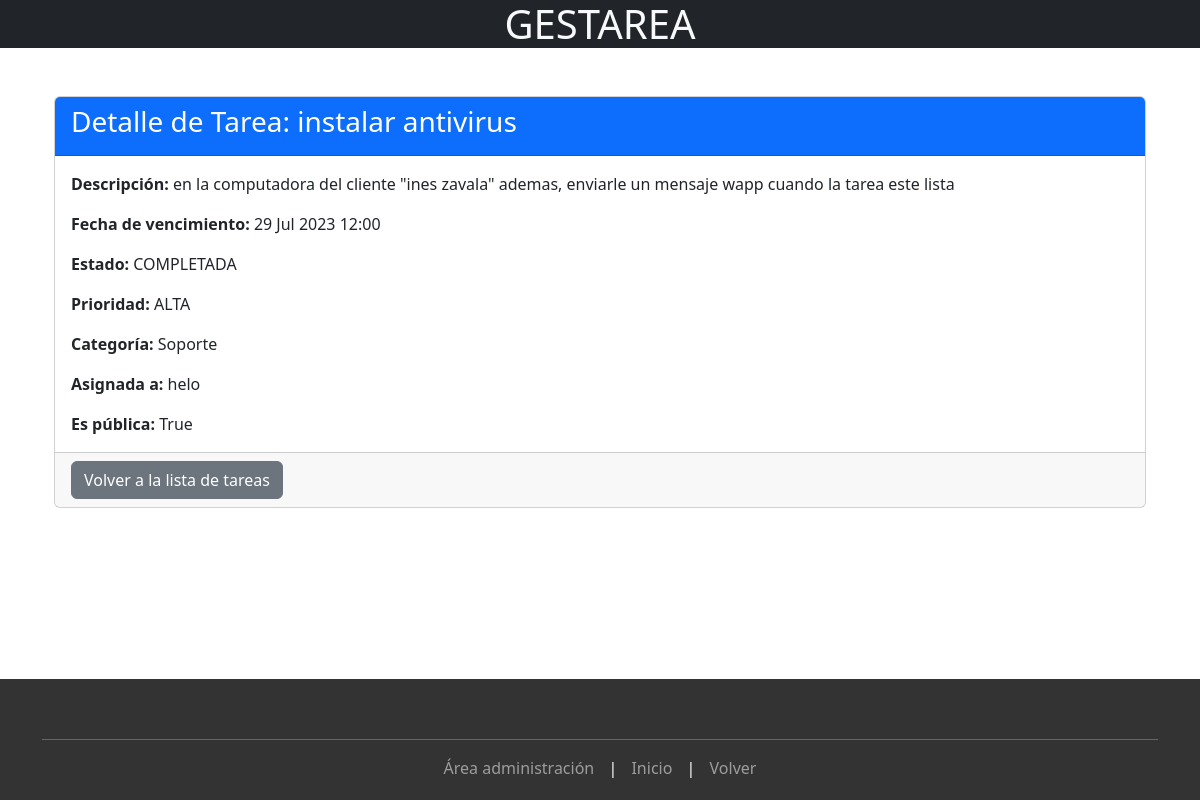
Before: /tareas/1/ with the older database file.
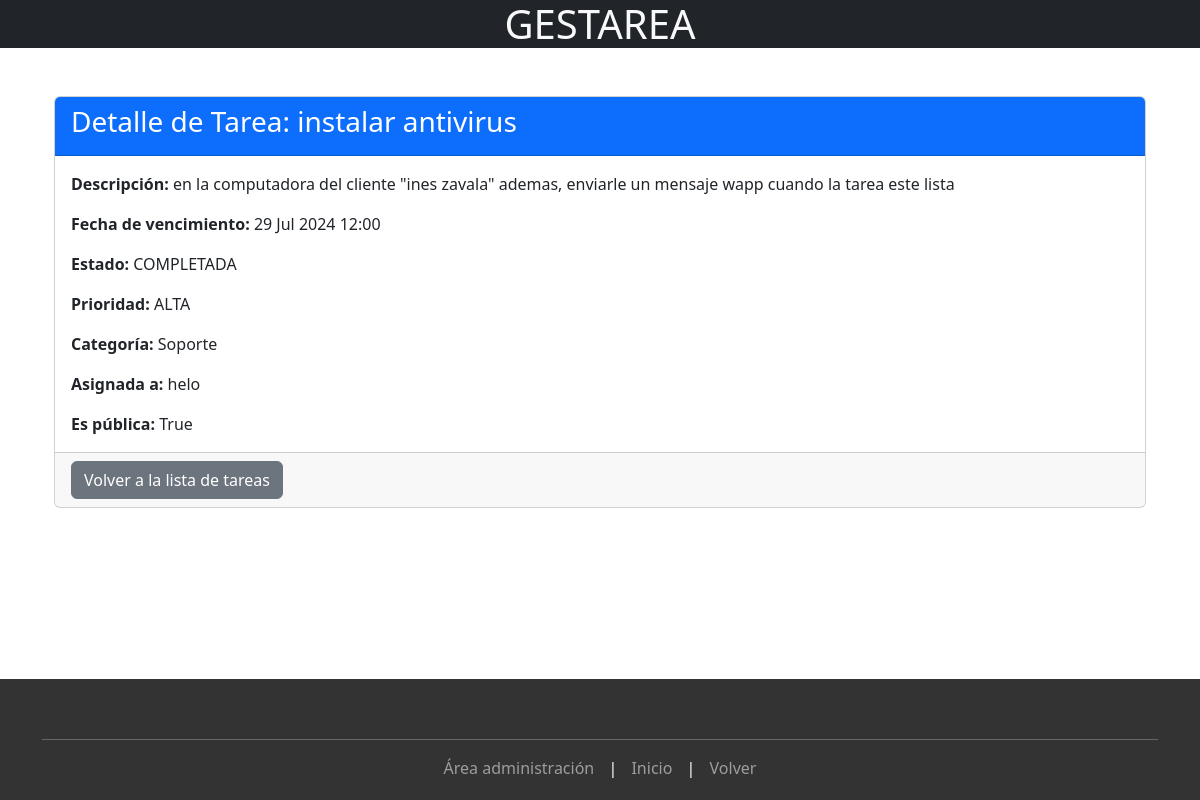
After: the same page with the newer database file.
### tareas/models.py (models this page shows, shortened)
class Tarea(models.Model):
    OPCIONES_ESTADO = (
        ('PENDIENTE', 'Pendiente'),
        ('EN_PROGRESO', 'En Progreso'),
        ('COMPLETADA', 'Completada'),
    )
    OPCIONES_PRIORIDAD = (
        ('BAJA', 'Baja'),
        ('MEDIA', 'Media'),
        ('ALTA', 'Alta'),
    )
    nombre = models.CharField(max_length=200)
    descripcion = models.TextField()
    fecha_vencimiento = models.DateTimeField()
    estado = models.CharField(max_length=12, choices=OPCIONES_ESTADO, default='PENDIENTE')
    prioridad = models.CharField(max_length=6, choices=OPCIONES_PRIORIDAD, default='MEDIA')
    categoria = models.ForeignKey(Categoria, on_delete=models.CASCADE)
    asignada_a = models.ForeignKey(User, on_delete=models.CASCADE, related_name='tareas_asignadas')
    es_publica = models.BooleanField(default=False)

class Categoria(models.Model):
    nombre = models.CharField(max_length=200)

### tareas/views.py (the view)
# urls.py: path('tareas/<int:id_tarea>/', views.detalle_tarea, name='detalle_tarea'),
def detalle_tarea(request, id_tarea):
    tarea = get_object_or_404(Tarea, id=id_tarea)
    return render(request, 'tareas/detalle_tarea.html', {'tarea': tarea})

### tareas/templates/tareas/detalle_tarea.html
{% extends "base_generic.html" %}
{% block content %}
<div class="container mt-5">
    <div class="card">
        <div class="card-header bg-primary text-white">
            <h1 class="h3">Detalle de Tarea: {{ tarea.nombre }}</h1>
        </div>
        <div class="card-body">
            <p class="card-text"><strong>Descripción:</strong> {{ tarea.descripcion }}</p>
            <p class="card-text"><strong>Fecha de vencimiento:</strong> {{ tarea.fecha_vencimiento|date:"d M Y H:i" }}</p>
            <p class="card-text"><strong>Estado:</strong> {{ tarea.estado }}</p>
            <p class="card-text"><strong>Prioridad:</strong> {{ tarea.prioridad }}</p>
            <p class="card-text"><strong>Categoría:</strong> {{ tarea.categoria.nombre }}</p>
            <p class="card-text"><strong>Asignada a:</strong> {{ tarea.asignada_a.username }}</p>
            <p class="card-text"><strong>Es pública:</strong> {{ tarea.es_publica }}</p>
        </div>
        <div class="card-footer text-right">
            <a href="{% url 'lista_tareas' %}" class="btn btn-secondary">Volver a la lista de tareas</a>
        </div>
    </div>
</div>
{% endblock %}

Changed rows visible on the page:
changed Tarea "instalar antivirus": fecha_vencimiento "29 Jul 2023 12:00" → "29 Jul 2024 12:00"
